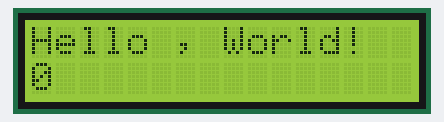
Simulated run of this sketch. Board: Arduino Uno, built with avr-gcc and run on an emulated ATmega328P. Parts: 16×2 character LCD.

Above: at 0.1 s.
At 4.1 s:
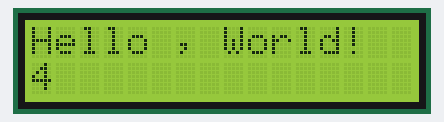
At 9.1 s:
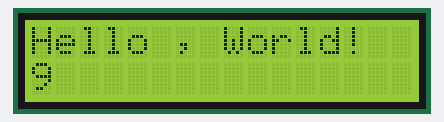
At 19.1 s:
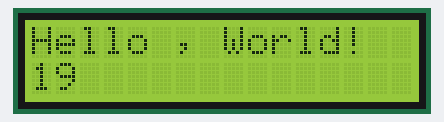
At 29.1 s:
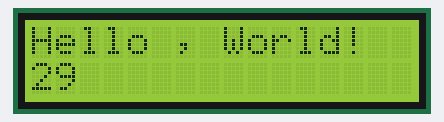
At 39.1 s:
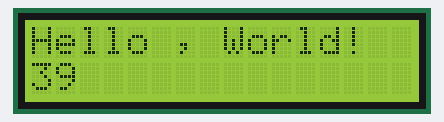

Measured:
- what the display in image 1 shows lasts 1.0 s, from 4.0 s to 5.0 s

The sketch:

lcd_test.ino
```cpp
#include <LiquidCrystal.h>
// Pin mapping following the connections table:
// LiquidCrystal(RS , Enable , D4 , D5 , D6 , D7)
const int pin_RS = 12;
const int pin_EN = 11;
const int pin_D4 = 5;
const int pin_D5 = 4;
const int pin_D6 = 3;
const int pin_D7 = 2;

LiquidCrystal lcd(pin_RS , pin_EN , pin_D4 , pin_D5 , pin_D6 , pin_D7);

void setup () {
   lcd.begin (16, 2); // Sets the LCD with 16 columns e 2 lines
   lcd.clear (); // Clears the screen and set mouse to (0,0)
   lcd.print("Hello , World!");

}
void loop() {
   lcd.setCursor (0,1); // moves the cursor to the second line
   lcd.print(millis () /1000); // shows number of seconds
}
```
